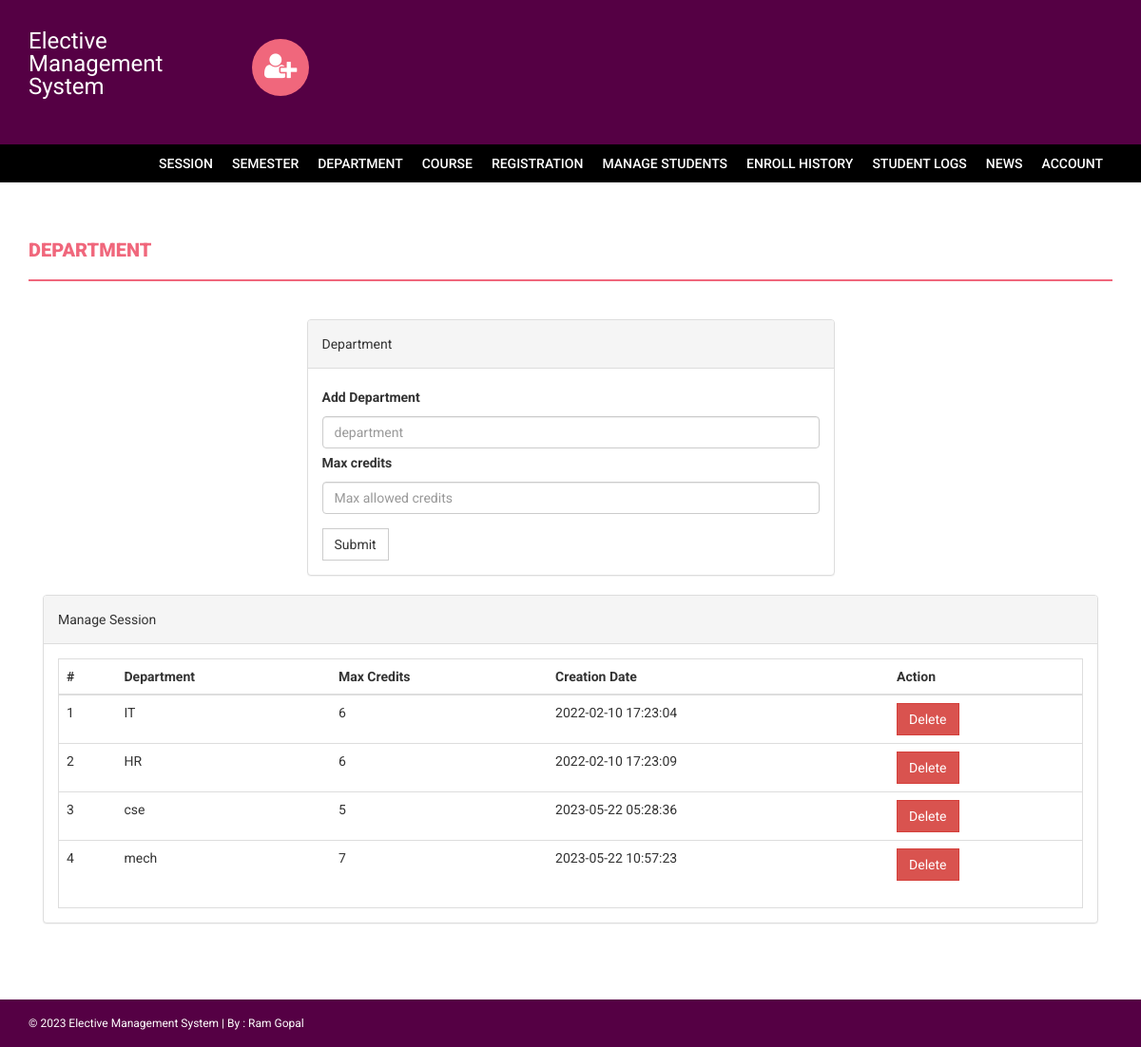
Page /s/admin/department.php (signed in) on the committed database.
### tables this page shows
CREATE TABLE `department` (
  `id` int(11) NOT NULL,
  `department` varchar(255) DEFAULT NULL,
  `creationDate` timestamp NULL DEFAULT current_timestamp(),
  `maxcredits` int(11) DEFAULT NULL
);

### s/admin/department.php (the view, shortened to what this page needs)
<?php
if(strlen($_SESSION['alogin'])==0)
    {
header('location:index.php');
}
else{
?>
<!DOCTYPE html>
<html xmlns="http://www.w3.org/1999/xhtml">
<head>
    <link href="../assets/css/bootstrap.css" rel="stylesheet" />
    <link href="../assets/css/font-awesome.css" rel="stylesheet" />
    <link href="../assets/css/style.css" rel="stylesheet" />
</head>
<body>
<?php include('includes/header.php');?>
<?php if($_SESSION['alogin']!="")
{
 include('includes/menubar.php');
}
 ?>
    <div class="content-wrapper">
        <div class="container">
              <div class="row">
                    <div class="col-md-12">
                        <h1 class="page-head-line">Department  </h1>
                    </div>
                </div>
                <div class="row" >
                  <div class="col-md-3"></div>
                    <div class="col-md-6">
                        <div class="panel panel-default">
                        <div class="panel-heading">
                           Department
                        </div>
                        <div class="panel-body">
                       <form name="dept" method="post">
   <div class="form-group">
    <label for="department">Add Department  </label>
    <input type="text" class="form-control" id="department" name="department" placeholder="department" required />
    <label for="departmentc">Max credits  </label>
    <input type="text" class="form-control" id="departmentc" name="departmentc" placeholder="Max allowed credits" required />
  </div>
 <button type="submit" name="submit" class="btn btn-default">Submit</button>
</form>
                            </div>
                            </div>
                    </div>
                </div>
                <div class="col-md-12">
                    <div class="panel panel-default">
                        <div class="panel-heading">
                            Manage Session
                        </div>
                        <div class="panel-body">
                            <div class="table-responsive table-bordered">
                                <table class="table">
                                    <thead>
                                        <tr>
                                            <th>#</th>
                                            <th>Department</th>
                                            <th>Max Credits</th>
                                            <th>Creation Date</th>
                                            <th>Action</th>
                                        </tr>
                                    </thead>
                                    <tbody>
<?php
$sql=mysqli_query($con,"select * from department");
$cnt=1;
while($row=mysqli_fetch_array($sql))
{
?>
                                        <tr>
                                            <td><?php echo $cnt;?></td>
                                            <td><?php echo htmlentities($row['department']);?></td>
                                            <td><?php echo htmlentities($row['maxcredits']);?></td>
                                            <td><?php echo htmlentities($row['creationDate']);?></td>
                                            <td>
  <a href="department.php?id=<?php echo $row['id']?>&del=delete" onClick="return confirm('Are you sure you want to delete?')">
                                            <button class="btn btn-danger">Delete</button>
</a>
                                            </td>
                                        </tr>
<?php
$cnt++;
} ?>
                                    </tbody>
                                </table>
                            </div>
                        </div>
                    </div>
                </div>
            </div>
        </div>
  <?php include('includes/footer.php');?>
</body>
</html>
<?php } ?>

### s/assets/css/style.css (style rules this page uses)
body { font-family: 'Roboto', sans-serif; line-height: 30px; }
.content-wrapper { margin-top: 40px; min-height: 600px; padding-bottom: 60px; }
.page-head-line { font-weight: 900; padding-bottom: 20px; border-bottom: 2px solid #F0677C; text-transform: uppercase; color: #F0677C; font-size: 20px; margin-bottom: 40px; }
.btn { border-radius: 0px; -webkit-border-radius: 0px; -moz-border-radius: 0px; }

### rows in the picture
department: department "IT", maxcredits "6", creationDate "2022-02-10 17:23:04"
department: department "HR", maxcredits "6", creationDate "2022-02-10 17:23:09"
department: department "cse", maxcredits "5", creationDate "2023-05-22 05:28:36"
department: department "mech", maxcredits "7", creationDate "2023-05-22 10:57:23"
